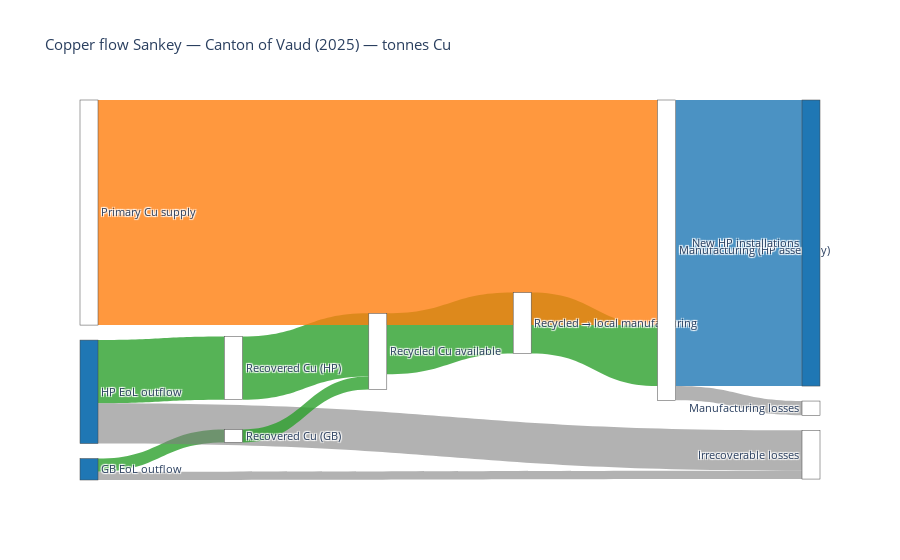

Notebook source saved alongside this figure:
### Code cell
import plotly.graph_objects as go
import pandas as pd

# Parameters 2025, Vaud
H = 380_000
p_g = 0.30
p_hp = 0.17
L_g = 20
L_hp = 20
cu_g = 2.7     # kg per gas boiler
cu_hp = 36     # kg per heat pump
rr = 0.61      # end-of-life recycling rate
a = 0.80       # allocation of recovered to local manufacturing
m_loss = 0.05  # manufacturing loss
installs_per_year = H*(p_g+p_hp) / L_g   # replace gb + hp with only hp


# COMPUTE MASSES (kg)

EoL_g_units = installs_per_year                    # 4560 units
EoL_hp_units = (H * p_hp) / L_hp                   # 3230 units

GB_EoL_cu_kg = EoL_g_units * cu_g
GB_recov_kg = GB_EoL_cu_kg * rr
HP_EoL_cu_kg = EoL_hp_units * cu_hp
HP_recov_kg = HP_EoL_cu_kg * rr

secondary_available_kg = GB_recov_kg + HP_recov_kg
recycled_to_manuf_kg = secondary_available_kg * a

new_HP_demand_kg = installs_per_year * cu_hp
primary_needed_kg = max(0, new_HP_demand_kg - recycled_to_manuf_kg)
manufacturing_losses_kg = new_HP_demand_kg * m_loss

nonrecov_gb_kg = GB_EoL_cu_kg * (1 - rr)
nonrecov_hp_kg = HP_EoL_cu_kg * (1 - rr)
irrecoverable_kg = nonrecov_gb_kg + nonrecov_hp_kg + manufacturing_losses_kg

# Convert to tonnes for plotting
kg_to_t = lambda x: x / 1000
flows_t = {
    "GB_EoL_cu_t": kg_to_t(GB_EoL_cu_kg),
    "GB_recov_t": kg_to_t(GB_recov_kg),
    "HP_EoL_cu_t": kg_to_t(HP_EoL_cu_kg),
    "HP_recov_t": kg_to_t(HP_recov_kg),
    "secondary_available_t": kg_to_t(secondary_available_kg),
    "recycled_to_manuf_t": kg_to_t(recycled_to_manuf_kg),
    "new_HP_demand_t": kg_to_t(new_HP_demand_kg),
    "primary_needed_t": kg_to_t(primary_needed_kg),
    "manufacturing_losses_t": kg_to_t(manufacturing_losses_kg),
    "irrecoverable_t": kg_to_t(irrecoverable_kg),
}

# Nodes (ordered)
labels = [
    "GB EoL outflow",
    "Recovered Cu (GB)",
    "HP EoL outflow",
    "Recovered Cu (HP)",
    "Recycled Cu available",
    "Recycled → local manufacturing",
    "Primary Cu supply",
    "Manufacturing (HP assembly)",
    "Manufacturing losses",
    "New HP installations",
    "Irrecoverable losses"
]

# Build sources, targets, values (match labels indices)
label_index = {lab:i for i,lab in enumerate(labels)}
src = []
tgt = []
val = []
link_color = []

# Flows
def add_flow(s_label, t_label, tonnes, color):
    src.append(label_index[s_label])
    tgt.append(label_index[t_label])
    val.append(round(tonnes,3))
    link_color.append(color)

green = "rgba(44,160,44,0.8)"   # recycled
orange = "rgba(255,127,14,0.8)" # primary
grey = "rgba(127,127,127,0.6)"  # losses
blue = "rgba(31,119,180,0.8)"   # stock/EoL

# GB EoL -> Recovered & nonrecovered
add_flow("GB EoL outflow", "Recovered Cu (GB)", flows_t["GB_recov_t"], green)
add_flow("GB EoL outflow", "Irrecoverable losses", flows_t["GB_EoL_cu_t"] - flows_t["GB_recov_t"], grey)

# HP EoL -> Recovered & nonrecovered
add_flow("HP EoL outflow", "Recovered Cu (HP)", flows_t["HP_recov_t"], green)
add_flow("HP EoL outflow", "Irrecoverable losses", flows_t["HP_EoL_cu_t"] - flows_t["HP_recov_t"], grey)

# Recovered Cu -> Recycled available (sum)
add_flow("Recovered Cu (GB)", "Recycled Cu available", flows_t["GB_recov_t"], green)
add_flow("Recovered Cu (HP)", "Recycled Cu available", flows_t["HP_recov_t"], green)

# Recycled available -> Recycled to manuf
add_flow("Recycled Cu available", "Recycled → local manufacturing", flows_t["recycled_to_manuf_t"], green)

# Recycled -> Manufacturing and Primary -> Manufacturing
add_flow("Recycled → local manufacturing", "Manufacturing (HP assembly)", flows_t["recycled_to_manuf_t"], green)
add_flow("Primary Cu supply", "Manufacturing (HP assembly)", flows_t["primary_needed_t"], orange)

# Manufacturing -> New HPs and losses
add_flow("Manufacturing (HP assembly)", "New HP installations", flows_t["new_HP_demand_t"], blue)
add_flow("Manufacturing (HP assembly)", "Manufacturing losses", flows_t["manufacturing_losses_t"], grey)

# Optionally show EoL nodes as coming from stock (you can add stock nodes if desired)
# For plot simplicity, GB EoL outflow and HP EoL outflow are source nodes with values:
# (Plotly Sankey expects link totals to match flow balances visually.)

fig = go.Figure(data=[go.Sankey(
    node = dict(
        pad=15, thickness=18,
        label=labels,
        color=[
            "#1f77b4" if ("EoL" in lab or "New HP" in lab) else "#ffffff"
            for lab in labels
        ]
    ),
    link = dict(source=src, target=tgt, value=val, color=link_color)
)])

fig.update_layout(title_text="Copper flow Sankey — Canton of Vaud (2025) — tonnes Cu", font_size=11)
fig.show()

# -------------------------
# ENERGY & GHG summary (simple embodied factors)
# -------------------------
# Replace these with literature values if desired
E_primary_MJ_per_kg = 150
E_secondary_MJ_per_kg = 15
GHG_primary_kgCO2_per_kg = 3.0
GHG_secondary_kgCO2_per_kg = 0.3

energy_primary_MJ = primary_needed_kg * E_primary_MJ_per_kg
energy_secondary_MJ = recycled_to_manuf_kg * E_secondary_MJ_per_kg
GHG_primary_kg = primary_needed_kg * GHG_primary_kgCO2_per_kg
GHG_secondary_kg = recycled_to_manuf_kg * GHG_secondary_kgCO2_per_kg

df_env = pd.DataFrame({
    "Stream": ["Primary Cu used", "Secondary Cu used"],
    "Mass (kg)": [round(primary_needed_kg,0), round(recycled_to_manuf_kg,0)],
    "Energy (MJ)": [round(energy_primary_MJ,0), round(energy_secondary_MJ,0)],
    "Energy (GJ)": [round(energy_primary_MJ/1000,2), round(energy_secondary_MJ/1000,2)],
    "GHG (kgCO2)": [round(GHG_primary_kg,0), round(GHG_secondary_kg,0)],
    "GHG (tCO2)": [round(GHG_primary_kg/1000,3), round(GHG_secondary_kg/1000,3)]
})

print(df_env)

### Figure 1 — Plotly figure (JSON) as saved in the notebook; plotly's stock layout.template omitted (floating-point values rounded to 4 significant figures)
{"data": [{"link": {"color": ["rgba(44,160,44,0.8)", "rgba(127,127,127,0.6)", "rgba(44,160,44,0.8)", "rgba(127,127,127,0.6)", "rgba(44,160,44,0.8)", "rgba(44,160,44,0.8)", "rgba(44,160,44,0.8)", "rgba(44,160,44,0.8)", "rgba(255,127,14,0.8)", "rgba(31,119,180,0.8)", "rgba(127,127,127,0.6)"], "source": [0, 0, 2, 2, 1, 3, 4, 5, 6, 7, 7], "target": [1, 10, 3, 10, 4, 4, 5, 7, 7, 9, 8], "value": [14.71, 9.403, 70.93, 45.35, 14.71, 70.93, 68.51, 68.51, 253.0, 321.5, 16.07]}, "node": {"color": ["#1f77b4", "#ffffff", "#1f77b4", "#ffffff", "#ffffff", "#ffffff", "#ffffff", "#ffffff", "#ffffff", "#1f77b4", "#ffffff"], "label": ["GB EoL outflow", "Recovered Cu (GB)", "HP EoL outflow", "Recovered Cu (HP)", "Recycled Cu available", "Recycled → local manufacturing", "Primary Cu supply", "Manufacturing (HP assembly)", "Manufacturing losses", "New HP installations", "Irrecoverable losses"], "pad": 15, "thickness": 18}, "type": "sankey"}], "layout": {"font": {"size": 11}, "title": {"text": "Copper flow Sankey — Canton of Vaud (2025) — tonnes Cu"}}}
